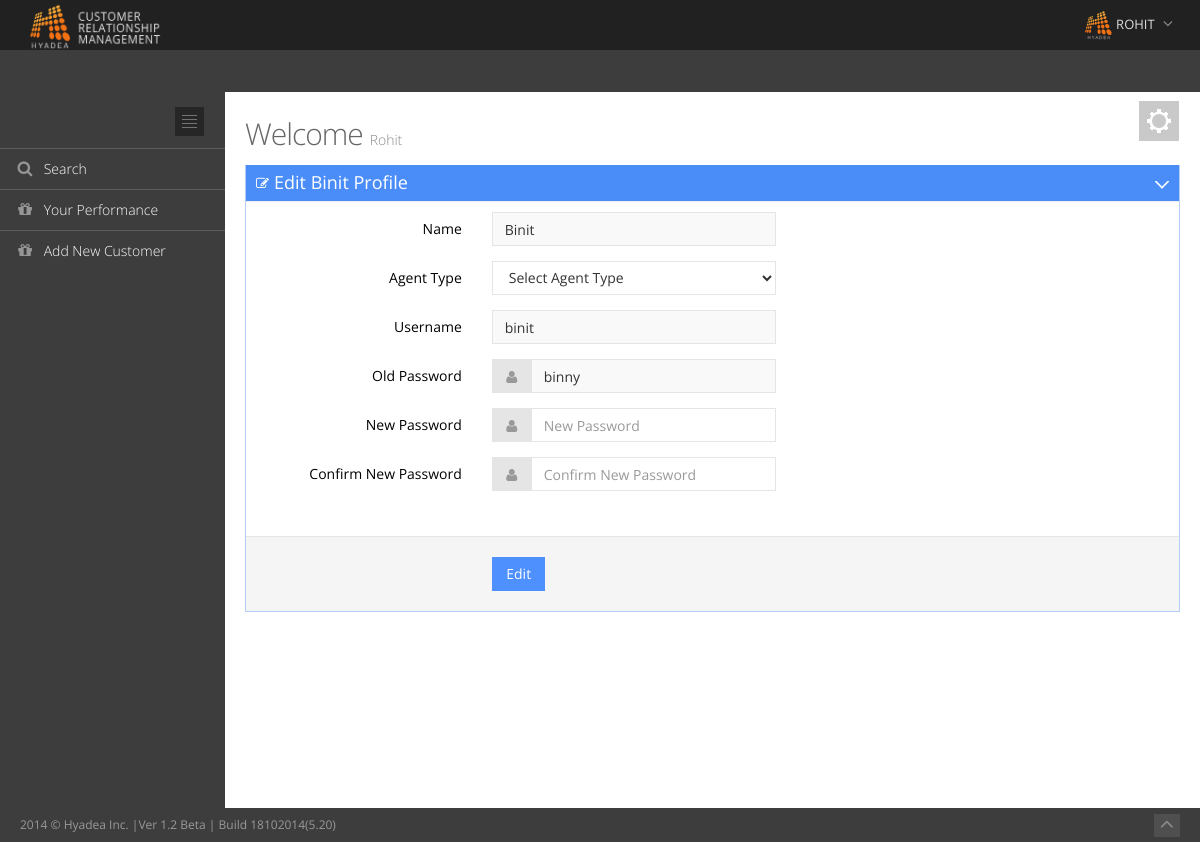
The page /edit_agent_new.php?id=5 (signed in) on the database its author committed.
### tables this page shows
CREATE TABLE IF NOT EXISTS `users` (
  `id` int(11) NOT NULL AUTO_INCREMENT,
  `username` varchar(50) NOT NULL,
  `agent_type` int(2) NOT NULL,
  `email` varchar(200) NOT NULL,
  `password` varchar(15) NOT NULL,
  PRIMARY KEY (`id`)
);

### edit_agent_new.php (the view, shortened to what this page needs)
<?php
    include('includes/l_header.php');
    $Id = $_REQUEST['id'];
    include_once('includes/header.php');
    include_once('includes/menu.php');
    $query = mysql_query("SELECT * FROM `users` WHERE `id` = $Id");
    $result = mysql_fetch_array($query);
?>
<body class="page-header-fixed">
<?php  include('includes/main_header.php');?>
<div class="page-container">
	<?php include_once('includes/left_sidebar.php');?>
	<div class="page-content-wrapper">
		<div class="page-content">
			<?php include_once('includes/setting.php'); ?>
			<div class="row">
				<div class="col-md-12">
					<h3 class="page-title">
                                            Welcome <small><?php echo ucfirst($_SESSION['username']);?></small>
					</h3>
				</div>
			</div>
    <div class="row">
    <div class="col-md-12">
                    <div class="portlet box blue">
                            <div class="portlet-title">
                                <div class="caption">
                                    <i class="fa fa-edit"></i>Edit <?php echo ucfirst($result['username']); ?> Profile
                                </div>
                                <div class="tools">
                                        <a href="javascript:;" class="collapse">
                                        </a>
                                </div>
                            </div>
                            <div class="portlet-body form">
                                <form class="form-horizontal" id=""  method="POST"  action="#">
                                    <div class="form-body">
                                        <div class="form-group">
                                            <label class="col-md-3 control-label">Name</label>
                                            <div class="col-md-4">
                                                <input name="name" id="name" data-required="1" value="<?php echo ucfirst($result['username']); ?>" class="form-control" type="text" readonly="readonly">
                                            </div>
                                        </div>
                                        <div class="form-group">
                                            <label class="col-md-3 control-label">Agent Type</label>
                                            <div class="col-md-4">
                                                <select name="agent_type" class="form-control">
                                                    <option value="">Select Agent Type</option>
                                                </select>
                                            </div>
                                        </div>
                                        <div class="form-group">
                                            <label class="col-md-3 control-label">Username</label>
                                            <div class="col-md-4">
                                                <input name="username" id="username" class="form-control" value="<?php echo $result['username']; ?>" type="text" readonly="readonly">
                                            </div>
                                        </div>
                                        <div class="form-group">
                                            <label class="col-md-3 control-label">Old Password</label>
                                            <div class="col-md-4">
                                                <div class="input-group">
                                                    <span class="input-group-addon">
                                                        <i class="fa fa-user"></i>
                                                    </span>
                                                    <input name="oldpassword" id="oldpassword" class="form-control" value="<?php echo $result['password']; ?>" type="text" readonly="readonly">
                                                </div>
                                            </div>
                                        </div>
                                        <div class="form-group">
                                            <label class="col-md-3 control-label">New Password</label>
                                            <div class="col-md-4">
                                                <div class="input-group">
                                                    <span class="input-group-addon">
                                                        <i class="fa fa-user"></i>
                                                    </span>
                                                    <input name="newpassword" id="newpassword" class="form-control" type="password" placeholder="New Password">
                                                </div>
                                                </div>
                                        </div>
                                        <div class="form-group">
                                            <label class="col-md-3 control-label">Confirm New Password</label>
                                            <div class="col-md-4">
                                                <div class="input-group">
                                                    <span class="input-group-addon">
                                                        <i class="fa fa-user"></i>
                                                    </span>
                                                    <input name="cnewpassword" id="cnewpassword" class="form-control" type="password" placeholder="Confirm New Password">
                                                </div>
                                            </div>
                                        </div>
                                    </div>
                                    <div class="form-actions fluid">
                                        <div class="col-md-offset-3 col-md-9">
                                            <button class="btn blue" name="edit" type="submit">Edit</button>
                                        </div>
                                    </div>
                                </form>
                            </div>
                    </div>
            </div>
          </div>
        </div>
			</div>
		</div>
<?php include('includes/footer.php');?>

### assets/css/style-metronic.css (style rules this page uses)
div, input, select, textarea, span, img, table, td, th, p, a, button, ul, code, pre, li { -webkit-border-radius: 0 !important; -moz-border-radius: 0 !important; border-radius: 0 !important; }
.btn { border-width: 0; padding: 7px 14px; font-size: 14px; outline: none !important; -webkit-box-shadow: none !important; -moz-box-shadow: none !important; box-shadow: none !important; -webkit-border-radius: 0 !important; -moz-border-radius: 0 !important; border-radius: 0 !important; text-shadow: none; }
.btn.blue { color: white; text-shadow: none; background-color: #4d90fe; }
label { font-weight: 400; font-size: 14px; }
.form-control { font-size: 14px; font-weight: normal; color: #333333; background-color: #ffffff; border: 1px solid #e5e5e5; border-radius: 0; -webkit-box-shadow: none; box-shadow: none; -webkit-transition: border-color ease-in-out .15s, box-shadow ease-in-out .15s; transition: border-color ease-in-out .15s, box-shadow ease-in-out .15s; }
.form-control[disabled], .form-control[readonly], fieldset[disabled] .form-control { cursor: not-allowed; background-color: #eeeeee; }
input[readonly], select[readonly], textarea[readonly] { cursor: not-allowed; background-color: #F9F9F9 !important; }
.input-group-addon { border-color: #e5e5e5; background: #e5e5e5; min-width: 39px; }
.input-group-addon > i { color: #999; }

### assets/css/style-responsive.css (style rules this page uses)
@media (min-width: 992px) { .page-content-wrapper { float: left; width: 100%; } }
@media (min-width: 992px) { .page-content { margin-left: 225px; margin-top: 0px; min-height: 600px; padding: 25px 20px 20px 20px; } }

### assets/css/themes/default.css (style rules this page uses)
body { background-color: #3d3d3d !important; }

### assets/css/print.css (style rules this page uses)
body { background-color: #fff !important; }
.page-container { margin: 0px !important; padding: 0px !important; }
.page-content { min-height: auto !important; padding: 0px 20px 20px !important; margin: 0 !important; }

### rows shown on the page
users: username "Binit", name "Binit", username "binit", oldpassword "binny"

### other values the page prints
$_SESSION['username'] "Rohit"
